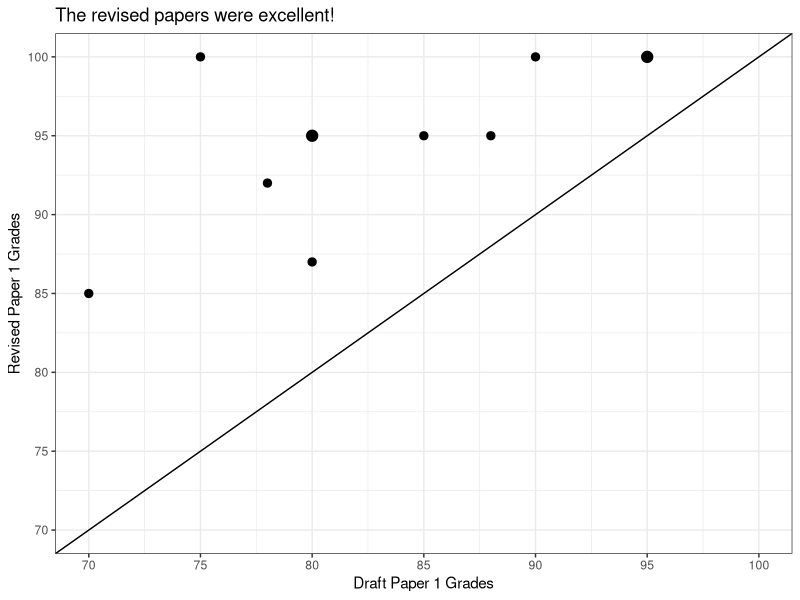

Generate this figure with R: (Note: this script raises an error after producing the figure.)
## ---- chunk 1
library(tidyverse)
library(readxl)
## ---- chunk 2
grades <- tribble(
  ~Draft, ~Draft2, ~Revised, ~Revised2,
  58, "F", 58, "F",
  80, "B-", 95, "A",
  95, "A", 100, "A",
  78, "C+", 92, "A-",
  95, "A", 100, "A",
  80, "B-", 95, "A",
  85, "B", 95, "A",
  70, "C-", 85, "B",
  80, "B-", 87, "B+",
  90, "A-", 100, "A",
  88, "B+", 95, "A",
  75, "C", 100, "A"
) |>
  mutate(
    Draft2_f = factor(Draft2, levels = c("F", "D-", "D", "D+", "C-", "C", "C+", "B-", "B", "B+", "A-", "A")),
    Revised2_f = factor(Revised2, levels = c("F", "D-", "D", "D+", "C-", "C", "C+", "B-", "B", "B+", "A-", "A"))
  )

# table(grades$Draft2)
# table(grades$Revised2)

# grades |>
#   ggplot(aes(x = Draft2_f)) +
#   geom_bar() +
#   theme_bw() +
#   scale_x_discrete(drop=FALSE) +
#   scale_y_continuous(limits = c(0, 8), breaks = 1:8)
# 
# grades |>
#   ggplot(aes(x = Revised2_f)) +
#   geom_bar() +
#   theme_bw() +
#   scale_x_discrete(drop=FALSE) +
#   scale_y_continuous(limits = c(0, 8), breaks = 1:8)
  
grades |>
  ggplot(aes(x = Draft, y = Revised)) +
  geom_count() +
  scale_size_area(max_size = 3.5) +
  theme_bw() +
  scale_x_continuous(limits = c(70, 100), breaks = seq(70, 100, 5)) +
  scale_y_continuous(limits = c(70, 100), breaks = seq(70, 100, 5)) +
  geom_abline(slope = 1, intercept = 0) +
  labs(x = "Draft Paper 1 Grades", y = "Revised Paper 1 Grades",
       title = "The revised papers were excellent!")  +
  theme(legend.position = "none")
## ---- chunk 3
knitr::include_graphics('libs/Images/12-1-consumers_v2.png')
## ---- chunk 4
knitr::include_graphics('libs/Images/12-1-manufacturing_v2.png')
## ---- chunk 5
knitr::include_graphics('libs/Images/10-1-Ostrom_Cover.jpg')
## ---- chunk 6
knitr::include_graphics('libs/Images/13-1-ostrom.jpg')
## ---- chunk 7
knitr::include_graphics('libs/Images/10-1-Ostrom_Cover2.jpg')
## ---- chunk 8
knitr::include_graphics('libs/Images/13-1-ostrom.jpg')
## ---- chunk 9
knitr::include_graphics('libs/Images/13-1-ostrom.jpg')
## ---- chunk 10
knitr::include_graphics('libs/Images/13-1-ocean.jpg')
## ---- chunk 11
knitr::include_graphics('libs/Images/13-1-cod-fish.jpg')
## ---- chunk 12
tibble(
  "Resource Systems" = c("Fishing Grounds"),
  "Resource Units" = c("Tons of fish")
) |>
  kableExtra::kbl(align = c("l", "c")) |>
  kableExtra::kable_styling(font_size = 40) |>
  kableExtra::column_spec(1, width = "13em") |>
  kableExtra::column_spec(2, width = "13em")
## ---- chunk 13
tibble(
  "Resource Systems" = c("Fishing Grounds", "Groundwater Basins", "Irrigation Canals"),
  "Resource Units" = c("Tons of fish", "Cubic meters of water", "Cubic meters of water")
) |>
  kableExtra::kbl(align = c("l", "c")) |>
  kableExtra::kable_styling(font_size = 40) |>
  kableExtra::column_spec(1, width = "13em") |>
  kableExtra::column_spec(2, width = "13em")
## ---- chunk 14
tibble(
  "Resource Systems" = c("Fishing Grounds", "Groundwater Basins", "Irrigation Canals", "Public Grazing Areas"),
  "Resource Units" = c("Tons of fish", "Cubic meters of water", "Cubic meters of water", "Tons of fodder")
) |>
  kableExtra::kbl(align = c("l", "c")) |>
  kableExtra::kable_styling(font_size = 40) |>
  kableExtra::column_spec(1, width = "13em") |>
  kableExtra::column_spec(2, width = "13em")
## ---- chunk 15
tibble(
  "Resource Systems" = c("Fishing Grounds", "Groundwater Basins", "Irrigation Canals", "Public Grazing Areas"),
  "Resource Units" = c("Tons of fish", "Cubic meters of water", "Cubic meters of water", "Tons of fodder")
) |>
  add_row(`Resource Systems` = "River", `Resource Units` = "Tons of waste absorbed") |>
  kableExtra::kbl(align = c("l", "c")) |>
  kableExtra::kable_styling(font_size = 40) |>
  kableExtra::column_spec(1, width = "13em") |>
  kableExtra::column_spec(2, width = "13em")
## ---- chunk 16
tibble(
  "Resource Systems" = c("Fishing Grounds", "Groundwater Basins", "Irrigation Canals", "Public Grazing Areas"),
  "Resource Units" = c("Tons of fish", "Cubic meters of water", "Cubic meters of water", "Tons of fodder")
) |>
  add_row(`Resource Systems` = "River", `Resource Units` = "Tons of waste absorbed") |>
  add_row(`Resource Systems` = "Parking Lot", `Resource Units` = "Parking spaces filled") |>
  #add_row(`Resource Systems` = "Bridge", `Resource Units` = "?") |>
  kableExtra::kbl(align = c("l", "c")) |>
  kableExtra::kable_styling(font_size = 40) |>
  kableExtra::column_spec(1, width = "13em") |>
  kableExtra::column_spec(2, width = "13em")
## ---- chunk 17
tibble(
  "Resource Systems" = c("Fishing Grounds", "Groundwater Basins", "Irrigation Canals", "Public Grazing Areas"),
  "Resource Units" = c("Tons of fish", "Cubic meters of water", "Cubic meters of water", "Tons of fodder")
) |>
  add_row(`Resource Systems` = "River", `Resource Units` = "Tons of waste absorbed") |>
  add_row(`Resource Systems` = "Parking Lot", `Resource Units` = "Parking spaces filled") |>
  add_row(`Resource Systems` = "Bridge", `Resource Units` = "Number of crossings") |> #
  kableExtra::kbl(align = c("l", "c")) |>
  kableExtra::kable_styling(font_size = 35) |>
  kableExtra::column_spec(1, width = "13em") |>
  kableExtra::column_spec(2, width = "13em")
